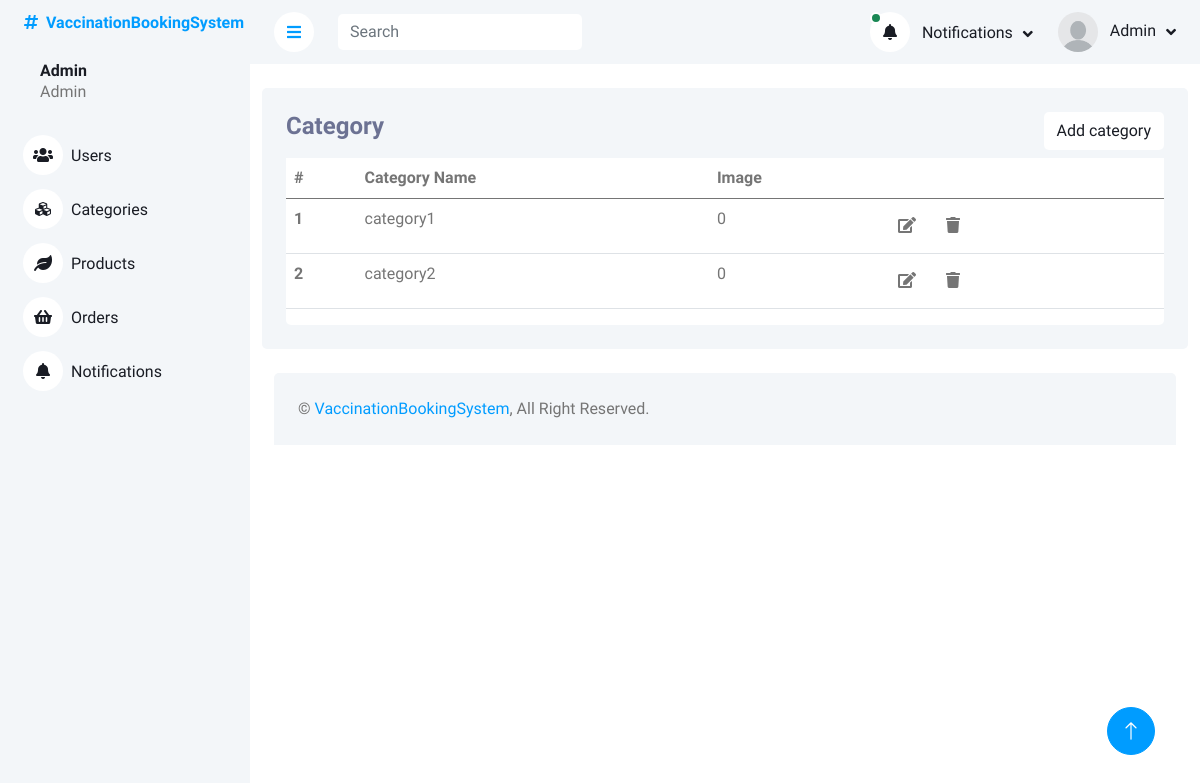
/adminPanel/category.php, run on the app's committed database.
### tables this page shows
CREATE TABLE `categories` (
  `categoryID` int(11) NOT NULL,
  `categoryName` varchar(225) DEFAULT NULL,
  `categoryImage` int(11) DEFAULT NULL
);

### adminPanel/category.php (the view, shortened to what this page needs)
<?php
include_once('header_admin.php');
?>
<div class="container pt-4">
    <div class="bg-light rounded p-4">
        <div class="row">
            <div class="col-12">
                <div class="bg-white rounded h-100 ">
                    <div class="d-flex bg-light justify-content-between">
                        <h4>Category</h4>
                        <button type="button" class="btn text-dark  bg-white mb-2 insert" data-bs-toggle="modal"
                            data-bs-target="#insert-category-modal" name="insertCategory">Add category
                        </button>
                    </div>
                    <div class="table-responsive bg- ">
                        <table class="table">
                            <thead>
                                <tr>
                                    <th scope="col">#</th>
                                    <th scope="col">Category Name</th>
                                    <th scope="col">Image</th>
                                    <th scope="col"> </th>
                                </tr>
                            </thead>
                            <tbody>
                                <?php
                        $query = $pdo->query("SELECT * FROM categories");
                        $result = $query->fetchAll(PDO::FETCH_ASSOC);
                        foreach($result as $row){
                        ?>
                                <tr class="tr-row">
                                    <th scope="row">
                                        <?php echo $row['categoryID'] ?>
                                    </th>
                                    <td>
                                        <?php echo $row['categoryName'] ?>
                                    </td>
                                    <td>
                                        <?php echo $row['categoryImage'] ?>
                                    </td>
                                    <td class="">
                                        <button class="btn btn-white edit-btn " data-bs-toggle="modal"
                                            data-bs-target="#update-hospital-modal<?php echo $row['categoryID']  ?>">
                                            <i class="fa fa-edit"></i>
                                        </button>
                                        <button class="btn btn-white" data-bs-toggle="modal"
                                            data-bs-target="#delete-hospital-modal<?php echo $row['categoryID']  ?>">
                                            <i class="fa fa-trash"></i>
                                        </button>
                                    </td>
                                </tr>
                                <?php
                        };
                                       ?>
                            </tbody>
                        </table>
                    </div>
                </div>
            </div>
        </div>
    </div>
</div>
<?php
include('footer.php');
?>

### adminPanel/css/style.css (style rules this page uses)
:root { --primary: #009CFF; --light: #F3F6F9; --dark: #191C24; }
.btn { transition: .5s; }

### adminPanel/header_admin.php (style rules this page uses)
h4 { color: #6C7293; }

### data on the page
categories: categoryID "1", categoryName "category1", categoryImage "0"
categories: categoryID "2", categoryName "category2", categoryImage "0"
